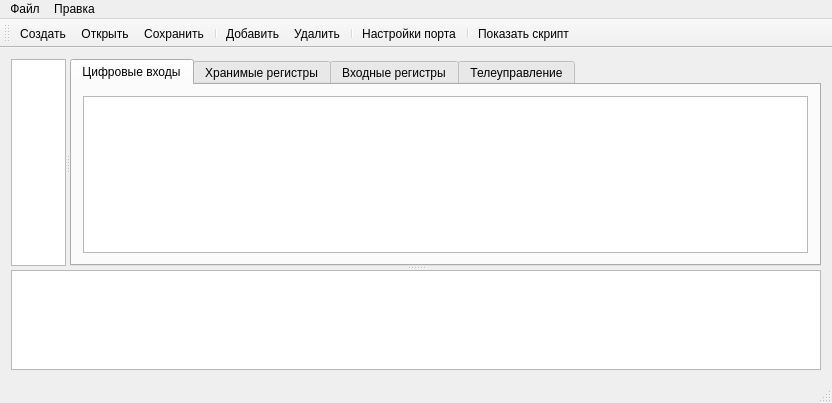
<?xml version="1.0" encoding="UTF-8"?>
<ui version="4.0">
 <class>MainWindow</class>
 <widget class="QMainWindow" name="MainWindow">
  <property name="geometry">
   <rect>
    <x>0</x>
    <y>0</y>
    <width>832</width>
    <height>403</height>
   </rect>
  </property>
  <property name="windowTitle">
   <string>Эмуляция контроллера ELAM</string>
  </property>
  <widget class="QWidget" name="centralWidget">
   <layout class="QVBoxLayout" name="verticalLayout_5">
    <item>
     <widget class="QSplitter" name="splitter_2">
      <property name="orientation">
       <enum>Qt::Vertical</enum>
      </property>
      <widget class="QSplitter" name="splitter">
       <property name="sizePolicy">
        <sizepolicy hsizetype="Expanding" vsizetype="Preferred">
         <horstretch>0</horstretch>
         <verstretch>30</verstretch>
        </sizepolicy>
       </property>
       <property name="orientation">
        <enum>Qt::Horizontal</enum>
       </property>
       <widget class="QListWidget" name="listPLC">
        <property name="sizePolicy">
         <sizepolicy hsizetype="MinimumExpanding" vsizetype="Expanding">
          <horstretch>2</horstretch>
          <verstretch>0</verstretch>
         </sizepolicy>
        </property>
        <property name="minimumSize">
         <size>
          <width>30</width>
          <height>0</height>
         </size>
        </property>
        <property name="sortingEnabled">
         <bool>true</bool>
        </property>
       </widget>
       <widget class="QTabWidget" name="tabWidget">
        <property name="sizePolicy">
         <sizepolicy hsizetype="Expanding" vsizetype="Expanding">
          <horstretch>25</horstretch>
          <verstretch>0</verstretch>
         </sizepolicy>
        </property>
        <property name="currentIndex">
         <number>0</number>
        </property>
        <widget class="QWidget" name="tab">
         <attribute name="title">
          <string>Цифровые входы</string>
         </attribute>
         <layout class="QVBoxLayout" name="verticalLayout">
          <item>
           <widget class="QTableView" name="tableInputs"/>
          </item>
         </layout>
        </widget>
        <widget class="QWidget" name="tab_2">
         <attribute name="title">
          <string>Хранимые регистры</string>
         </attribute>
         <layout class="QVBoxLayout" name="verticalLayout_2">
          <item>
           <widget class="QTableView" name="tableHoldingRegs"/>
          </item>
         </layout>
        </widget>
        <widget class="QWidget" name="tab_3">
         <attribute name="title">
          <string>Входные регистры</string>
         </attribute>
         <layout class="QVBoxLayout" name="verticalLayout_3">
          <item>
           <widget class="QTableView" name="tableInputRegs"/>
          </item>
         </layout>
        </widget>
        <widget class="QWidget" name="tab_4">
         <attribute name="title">
          <string>Телеуправление</string>
         </attribute>
         <layout class="QVBoxLayout" name="verticalLayout_4">
          <item>
           <widget class="QTableView" name="tableCoils"/>
          </item>
         </layout>
        </widget>
       </widget>
      </widget>
      <widget class="QPlainTextEdit" name="console">
       <property name="sizePolicy">
        <sizepolicy hsizetype="Expanding" vsizetype="MinimumExpanding">
         <horstretch>0</horstretch>
         <verstretch>3</verstretch>
        </sizepolicy>
       </property>
       <property name="minimumSize">
        <size>
         <width>0</width>
         <height>100</height>
        </size>
       </property>
      </widget>
     </widget>
    </item>
   </layout>
  </widget>
  <widget class="QMenuBar" name="menuBar">
   <property name="geometry">
    <rect>
     <x>0</x>
     <y>0</y>
     <width>832</width>
     <height>21</height>
    </rect>
   </property>
   <widget class="QMenu" name="menu">
    <property name="title">
     <string>Файл</string>
    </property>
    <addaction name="action_New"/>
    <addaction name="action_Open"/>
    <addaction name="action_Save"/>
    <addaction name="action_SaveAs"/>
    <addaction name="separator"/>
    <addaction name="action_Quit"/>
   </widget>
   <widget class="QMenu" name="menu_2">
    <property name="title">
     <string>Правка</string>
    </property>
    <addaction name="action_Add"/>
    <addaction name="action_Remove"/>
    <addaction name="separator"/>
    <addaction name="action_Settings"/>
    <addaction name="separator"/>
    <addaction name="action_Script"/>
   </widget>
   <addaction name="menu"/>
   <addaction name="menu_2"/>
  </widget>
  <widget class="QToolBar" name="mainToolBar">
   <attribute name="toolBarArea">
    <enum>TopToolBarArea</enum>
   </attribute>
   <attribute name="toolBarBreak">
    <bool>false</bool>
   </attribute>
   <addaction name="action_New"/>
   <addaction name="action_Open"/>
   <addaction name="action_Save"/>
   <addaction name="separator"/>
   <addaction name="action_Add"/>
   <addaction name="action_Remove"/>
   <addaction name="separator"/>
   <addaction name="action_Settings"/>
   <addaction name="separator"/>
   <addaction name="action_Script"/>
  </widget>
  <widget class="QStatusBar" name="statusBar"/>
  <action name="action_Quit">
   <property name="icon">
    <iconset resource="elam_emulator.qrc">
     <normaloff>:/icons/exit.png</normaloff>:/icons/exit.png</iconset>
   </property>
   <property name="text">
    <string>Выход</string>
   </property>
  </action>
  <action name="action_Add">
   <property name="icon">
    <iconset resource="elam_emulator.qrc">
     <normaloff>:/icons/edit_add.png</normaloff>:/icons/edit_add.png</iconset>
   </property>
   <property name="text">
    <string>Добавить...</string>
   </property>
  </action>
  <action name="action_Settings">
   <property name="icon">
    <iconset resource="elam_emulator.qrc">
     <normaloff>:/icons/favicon_settings.png</normaloff>:/icons/favicon_settings.png</iconset>
   </property>
   <property name="text">
    <string>Настройки порта...</string>
   </property>
  </action>
  <action name="action_Remove">
   <property name="icon">
    <iconset resource="elam_emulator.qrc">
     <normaloff>:/icons/edit_remove.png</normaloff>:/icons/edit_remove.png</iconset>
   </property>
   <property name="text">
    <string>Удалить</string>
   </property>
  </action>
  <action name="action_New">
   <property name="icon">
    <iconset resource="elam_emulator.qrc">
     <normaloff>:/icons/filenew.png</normaloff>:/icons/filenew.png</iconset>
   </property>
   <property name="text">
    <string>Создать</string>
   </property>
  </action>
  <action name="action_SaveAs">
   <property name="text">
    <string>Сохранить как...</string>
   </property>
  </action>
  <action name="action_Open">
   <property name="icon">
    <iconset resource="elam_emulator.qrc">
     <normaloff>:/icons/fileopen.png</normaloff>:/icons/fileopen.png</iconset>
   </property>
   <property name="text">
    <string>Открыть...</string>
   </property>
  </action>
  <action name="action_6">
   <property name="text">
    <string>Создать скрипт</string>
   </property>
  </action>
  <action name="action_7">
   <property name="text">
    <string>Сохранить скрипт...</string>
   </property>
  </action>
  <action name="action_8">
   <property name="text">
    <string>Открыть скрипт...</string>
   </property>
  </action>
  <action name="action_Script">
   <property name="icon">
    <iconset resource="elam_emulator.qrc">
     <normaloff>:/icons/accessories-text-editor.png</normaloff>:/icons/accessories-text-editor.png</iconset>
   </property>
   <property name="text">
    <string>Показать скрипт</string>
   </property>
  </action>
  <action name="action_Save">
   <property name="icon">
    <iconset resource="elam_emulator.qrc">
     <normaloff>:/icons/filesave.png</normaloff>:/icons/filesave.png</iconset>
   </property>
   <property name="text">
    <string>Сохранить</string>
   </property>
  </action>
 </widget>
 <layoutdefault spacing="6" margin="11"/>
 <tabstops>
  <tabstop>listPLC</tabstop>
  <tabstop>tabWidget</tabstop>
  <tabstop>tableInputs</tabstop>
  <tabstop>tableHoldingRegs</tabstop>
  <tabstop>tableInputRegs</tabstop>
  <tabstop>tableCoils</tabstop>
  <tabstop>console</tabstop>
 </tabstops>
 <resources>
  <include location="elam_emulator.qrc"/>
 </resources>
 <connections>
  <connection>
   <sender>listPLC</sender>
   <signal>currentRowChanged(int)</signal>
   <receiver>MainWindow</receiver>
   <slot>changePLC()</slot>
   <hints>
    <hint type="sourcelabel">
     <x>42</x>
     <y>165</y>
    </hint>
    <hint type="destinationlabel">
     <x>742</x>
     <y>270</y>
    </hint>
   </hints>
  </connection>
 </connections>
 <slots>
  <slot>changePLC()</slot>
 </slots>
</ui>
